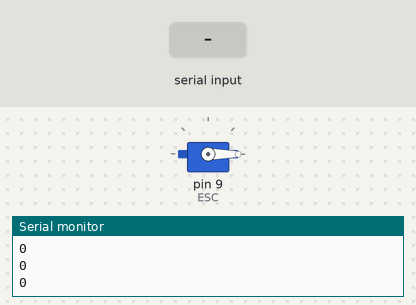
Recording of a sketch running on a simulated Arduino Uno, built with avr-gcc and run on an emulated ATmega328P. On the bench: servo, the last lines printed to the serial monitor. The test bench sets the inputs (shaded band).

Above: at 1.2 s.
1.3 s: "90,45\n" received over Serial
At 2.1 s:
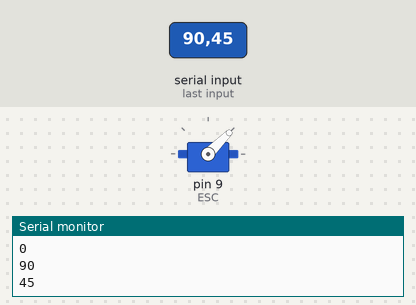
2.8 s: "30,150\n" received over Serial
At 3.2 s:
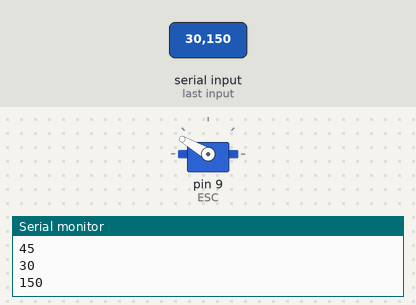
4.3 s: "200\n" received over Serial
At 5.4 s:
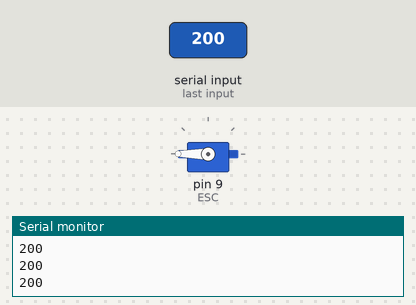
5.8 s: "90\n" received over Serial
At 6.6 s:
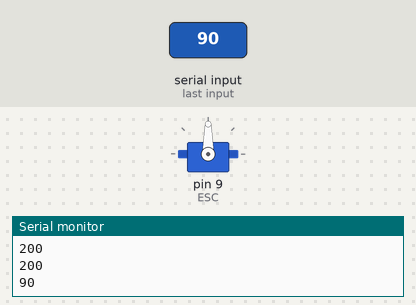
Timing chart, 0 to 8.3 s (numbered marks = the images above; inputs shaded):
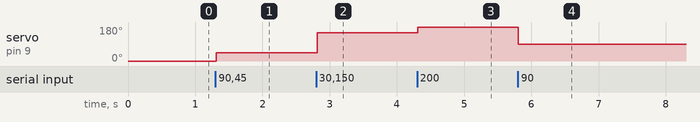

The sketch:

BLDC_Driver.ino
```cpp
#include <Servo.h>
Servo ESC;
int val;
int globalval;
void setup()
{
  Serial.begin(9600);
  ESC.attach(9,1000,2000); //PWM Pin Connection Port on Arduino
}

void loop()
{
  while(Serial.available())
  {
    val = Serial.parseInt(); //reads integer vals from serial monitor input
    Serial.println(val);         //Print throttle value
    ESC.write(val);         //Write throttle value to ESC
    if (val > 0){
      globalval = val;
      //Store throttle value
    }
  }

    if(!Serial.available())
  {
    Serial.println(globalval);
 //Print stored throttle value
    ESC.write(globalval);
     //Assign previously stored throttle value to ESC
  }

}
```

Measured:
- after the input at 1.3 s, servo on pin 9 (ESC): 0° → 45° at once
- after the input at 2.8 s, servo on pin 9 (ESC): 45° → 150° at once
- after the input at 4.3 s, servo on pin 9 (ESC): 150° → 180° at once
- after the input at 5.8 s, servo on pin 9 (ESC): 180° → 90° at once
